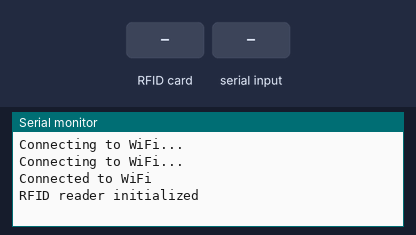
A sketch run on a simulated ESP8266 (NodeMCU). Parts: the last lines printed to the serial monitor. The inputs (shaded band) are chosen by the test bench. WiFi joins after 1.5 s; servers stay silent unless stated; uploads are accepted with an empty reply.

Above: at 3.2 s.
3.3 s: RFID card 5E 7A 19 C4 held to the reader
At 4.5 s:
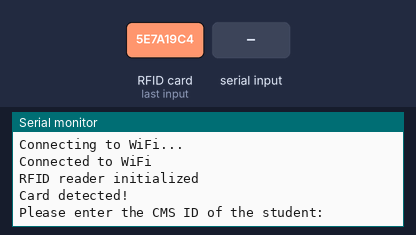
5.1 s: "1\n" received over Serial
At 6.1 s:
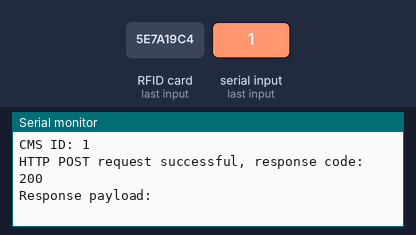

Measured:
- after the input at 3.3 s, the serial monitor: prints a new line after 0.33 s (image 1)
- after the input at 5.1 s, the serial monitor: prints a new line at once (image 2)

The sketch:

register-student.ino
```cpp
#include <ESP8266WiFi.h>
#include <ESP8266HTTPClient.h>
#include <SPI.h>
#include <MFRC522.h>
#include <ArduinoJson.h>

// RFID Configuration
#define SS_PIN 15 // D8
#define RST_PIN 2 // D4
MFRC522 mfrc522(SS_PIN, RST_PIN);

// WiFi Configuration
const char *ssid = "Virus";
const char *password = "03033793701";

// Backend API Endpoint
const char *apiEndpoint = "192.168.91.39:3000/cards";

void setup() {
  Serial.begin(115200);
  WiFi.begin(ssid, password);

  while (WiFi.status() != WL_CONNECTED) {
    delay(1000);
    Serial.println("Connecting to WiFi...");
  }

  Serial.println("Connected to WiFi");

  // Initialize RFID reader
  SPI.begin();
  mfrc522.PCD_Init();
  Serial.println("RFID reader initialized");
}

void loop() {
  if (WiFi.status() == WL_CONNECTED) {
    // Look for new RFID cards
    if (mfrc522.PICC_IsNewCardPresent() && mfrc522.PICC_ReadCardSerial()) {
      Serial.println("Card detected!");

      // Read card UID
      String cardUID = "";
      for (byte i = 0; i < mfrc522.uid.size; i++) {
        cardUID += String(mfrc522.uid.uidByte[i] < 0x10 ? "0" : "");
        cardUID += String(mfrc522.uid.uidByte[i], HEX);
      }

      // Ask user for student ID
      Serial.print("Please enter the CMS ID of the student: ");
      while (!Serial.available()) {
        delay(10);
      }
      String cmsID = Serial.readStringUntil('\n');

Serial.println("Card UID: " + cardUID);
Serial.println("CMS ID: " + cmsID);

// Send POST request to backend
HTTPClient http;
WiFiClient wifiClient;
http.begin(wifiClient, "http://" + String(apiEndpoint));
http.setReuse(true); // Set connection to reuse
http.addHeader("Content-Type", "application/json");  // Set content type to JSON

// Prepare JSON data
DynamicJsonDocument jsonDocument(200);  // Adjust the size as needed
jsonDocument["card_id"] = cardUID;
jsonDocument["cms_id"] = cmsID;

String postData;
serializeJson(jsonDocument, postData);

// Send POST request
int httpCode = http.POST(postData);

if (httpCode > 0) {
  Serial.printf("HTTP POST request successful, response code: %d\n", httpCode);
  String payload = http.getString();
  Serial.println("Response payload: " + payload);
} else {
  Serial.printf("HTTP POST request failed, error code: %s\n", http.errorToString(httpCode).c_str());
}

http.end();


      // Clear the card details
      mfrc522.PICC_HaltA();
      mfrc522.PCD_StopCrypto1();
    }
  }

  delay(500);  // Adjust delay as needed
}
```
